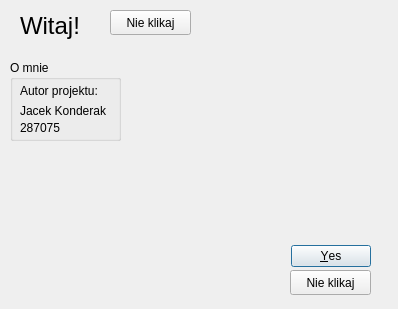
<?xml version="1.0" encoding="UTF-8"?>
<ui version="4.0">
 <class>EasterEggWindow</class>
 <widget class="QDialog" name="EasterEggWindow">
  <property name="geometry">
   <rect>
    <x>0</x>
    <y>0</y>
    <width>398</width>
    <height>309</height>
   </rect>
  </property>
  <property name="windowTitle">
   <string>About</string>
  </property>
  <widget class="QDialogButtonBox" name="buttonBox">
   <property name="geometry">
    <rect>
     <x>30</x>
     <y>240</y>
     <width>341</width>
     <height>32</height>
    </rect>
   </property>
   <property name="orientation">
    <enum>Qt::Orientation::Horizontal</enum>
   </property>
   <property name="standardButtons">
    <set>QDialogButtonBox::StandardButton::Yes</set>
   </property>
  </widget>
  <widget class="QLabel" name="label">
   <property name="geometry">
    <rect>
     <x>20</x>
     <y>10</y>
     <width>81</width>
     <height>31</height>
    </rect>
   </property>
   <property name="font">
    <font>
     <pointsize>18</pointsize>
    </font>
   </property>
   <property name="text">
    <string>Witaj!</string>
   </property>
  </widget>
  <widget class="QGroupBox" name="groupBox">
   <property name="geometry">
    <rect>
     <x>10</x>
     <y>60</y>
     <width>111</width>
     <height>81</height>
    </rect>
   </property>
   <property name="title">
    <string>O mnie</string>
   </property>
   <widget class="QLabel" name="label_author">
    <property name="geometry">
     <rect>
      <x>10</x>
      <y>20</y>
      <width>91</width>
      <height>21</height>
     </rect>
    </property>
    <property name="text">
     <string>Autor projektu:</string>
    </property>
   </widget>
   <widget class="QLabel" name="label_name">
    <property name="geometry">
     <rect>
      <x>10</x>
      <y>40</y>
      <width>91</width>
      <height>21</height>
     </rect>
    </property>
    <property name="text">
     <string>Jacek Konderak</string>
    </property>
   </widget>
   <widget class="QLabel" name="label_index">
    <property name="geometry">
     <rect>
      <x>10</x>
      <y>60</y>
      <width>49</width>
      <height>16</height>
     </rect>
    </property>
    <property name="text">
     <string>287075</string>
    </property>
   </widget>
  </widget>
  <widget class="QLabel" name="label_5">
   <property name="geometry">
    <rect>
     <x>200</x>
     <y>-10</y>
     <width>201</width>
     <height>141</height>
    </rect>
   </property>
   <property name="text">
    <string/>
   </property>
   <property name="pixmap">
    <pixmap resource="Res.qrc">:/Fotki/resources/flag.jpg</pixmap>
   </property>
   <property name="scaledContents">
    <bool>true</bool>
   </property>
  </widget>
  <widget class="QPushButton" name="noclick1">
   <property name="geometry">
    <rect>
     <x>290</x>
     <y>270</y>
     <width>81</width>
     <height>25</height>
    </rect>
   </property>
   <property name="text">
    <string>Nie klikaj</string>
   </property>
  </widget>
  <widget class="QPushButton" name="noclick2">
   <property name="geometry">
    <rect>
     <x>110</x>
     <y>10</y>
     <width>81</width>
     <height>25</height>
    </rect>
   </property>
   <property name="text">
    <string>Nie klikaj</string>
   </property>
  </widget>
  <widget class="QLabel" name="label_7">
   <property name="geometry">
    <rect>
     <x>10</x>
     <y>150</y>
     <width>101</width>
     <height>131</height>
    </rect>
   </property>
   <property name="text">
    <string/>
   </property>
   <property name="pixmap">
    <pixmap resource="Res.qrc">:/Fotki/resources/POL.svg</pixmap>
   </property>
   <property name="scaledContents">
    <bool>true</bool>
   </property>
  </widget>
 </widget>
 <resources>
  <include location="Res.qrc"/>
 </resources>
 <connections>
  <connection>
   <sender>buttonBox</sender>
   <signal>accepted()</signal>
   <receiver>EasterEggWindow</receiver>
   <slot>accept()</slot>
   <hints>
    <hint type="sourcelabel">
     <x>248</x>
     <y>254</y>
    </hint>
    <hint type="destinationlabel">
     <x>157</x>
     <y>274</y>
    </hint>
   </hints>
  </connection>
  <connection>
   <sender>buttonBox</sender>
   <signal>rejected()</signal>
   <receiver>EasterEggWindow</receiver>
   <slot>reject()</slot>
   <hints>
    <hint type="sourcelabel">
     <x>316</x>
     <y>260</y>
    </hint>
    <hint type="destinationlabel">
     <x>286</x>
     <y>274</y>
    </hint>
   </hints>
  </connection>
 </connections>
</ui>
